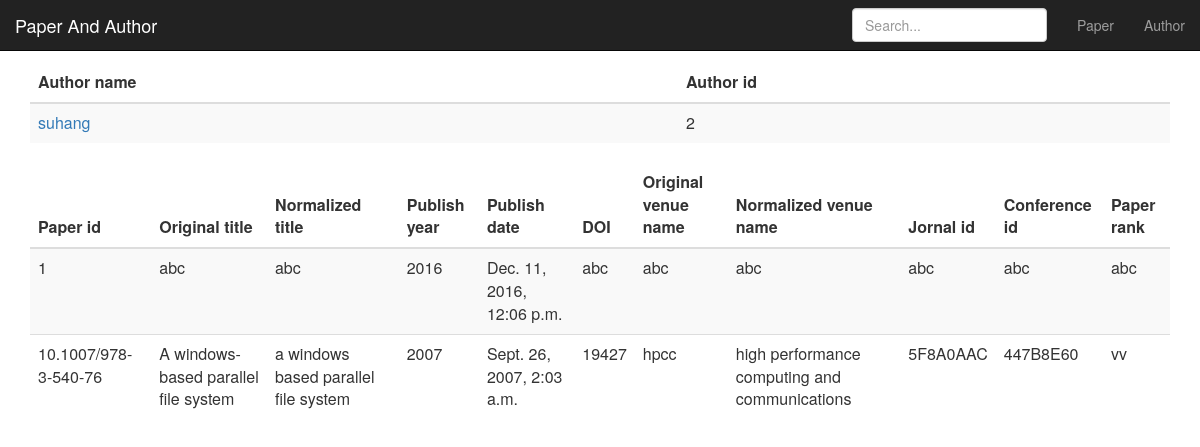
/author/?id=2, run on the app's committed database.
### paper/models.py (models this page shows, shortened)
class Author(models.Model):
    author_name = models.CharField(max_length=50)
    author_id = models.CharField(max_length=50)

class Paper(models.Model):
    paper_id = models.CharField(max_length=50)
    original_title = models.CharField(max_length=50)
    normalized_title = models.CharField(max_length=50)
    publish_year = models.IntegerField()
    publish_date = models.DateTimeField()
    DOI = models.CharField(max_length=50)
    original_venue_name = models.CharField(max_length=50)
    normalized_venue_name = models.CharField(max_length=50)
    jornal_id = models.CharField(max_length=50)
    conference_id = models.CharField(max_length=50)
    paper_rank = models.CharField(max_length=50)

### paper/views.py (the view)
# urls.py: url(r'^author/$', paper_views.author_list),
def author_list(request):
    is_search = False
    if request.GET.get('id'):
        authors = Author.objects.filter(author_id=request.GET.get('id'))
        is_search = True
        if request.GET.get('id2'):
            authors = authors | Author.objects.filter(author_id=request.GET.get('id2'))
        affiliations = Paper_Author_Affiliations.objects.all()
        affiliations = set(affiliations)
        paper_ids2 = set([])
        cnt = 0
        for author in authors:
            affiliations = Paper_Author_Affiliations.objects.filter(author=author)
            paper_ids = []
            for affiliation in affiliations:
                if affiliation.paper.paper_id not in paper_ids:
                    paper_ids.append(affiliation.paper.paper_id)
            if cnt == 0:
                paper_ids2 = paper_ids
                cnt = cnt + 1
            else:
                paper_ids2 = set(paper_ids) & set(paper_ids2)
        print paper_ids2
        paper_ids = list(paper_ids2)
        papers = Paper.objects.none()
        for paperid in paper_ids:
            papers = papers | Paper.objects.filter(paper_id=paperid)
    else:
        authors = Author.objects.all()
    return render(request, 'author.html', locals())

### templates/author.html (shortened to what this page needs)
{% include "base.html" %}
{% include "nav.html" %}
<body>
<h2 class="sub-header">Section title</h2>
<div class="container projects">
<div class="table-responsive">
	<table class="table table-striped">
		<thead>
			<tr>
				<th>Author name</th>
				<th>Author id</th>
			</tr>
		</thead>
		<tbody>
		{% for author in authors %}
		<tr>
			<td><a href='/author/?id={{author.author_id}}'>{{author.author_name}}</a></td>
			<td>{{author.author_id}}</td>
		</tr>
		{% endfor %}
		</tbody>
	</table>
</div>
{% if is_search %}
	<table class="table table-striped">
		<thead>
			<tr>
				<th>Paper id</th>
				<th>Original title</th>
				<th>Normalized title</th>
				<th>Publish year</th>
				<th>Publish date</th>
				<th>DOI</th>
				<th>Original venue name</th>
				<th>Normalized venue name</th>
				<th>Jornal id</th>
				<th>Conference id</th>
				<th>Paper rank</th>
			</tr>
		</thead>
		<tbody>
		{% for paper in papers %}
		<tr>
			<td>{{paper.paper_id}}</td>
			<td>{{paper.original_title}}</td>
			<td>{{paper.normalized_title}}</td>
			<td>{{paper.publish_year}}</td>
			<td>{{paper.publish_date}}</td>
			<td>{{paper.DOI}}</td>
			<td>{{paper.original_venue_name}}</td>
			<td>{{paper.normalized_venue_name}}</td>
			<td>{{paper.jornal_id}}</td>
			<td>{{paper.conference_id}}</td>
			<td>{{paper.paper_rank}}</td>
		</tr>
		{% endfor %}
		</tbody>
	</table>
<div id="container" style="height: 400px; min-width: 310px"></div>
{% endif %}
</div>
</body>

### data on the page
Author: author_name "suhang", author_id "2"
Paper: paper_id "1", original_title "abc", normalized_title "abc", publish_year "2016", publish_date "Dec. 11, 2016, 12:06 p.m.", DOI "abc", original_venue_name "abc", normalized_venue_name "abc", jornal_id "abc", conference_id "abc", paper_rank "abc"
Paper: paper_id "10.1007/978-3-540-76", original_title "A windows-based parallel file system", normalized_title "a windows based parallel file system", publish_year "2007", publish_date "Sept. 26, 2007, 2:03 a.m.", DOI "19427", original_venue_name "hpcc", normalized_venue_name "high performance computing and communications", jornal_id "5F8A0AAC", conference_id "447B8E60", paper_rank "vv"
